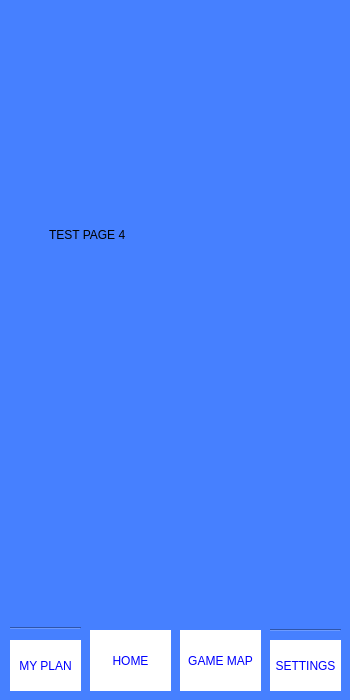
<?xml version="1.0" encoding="UTF-8"?>
<ui version="4.0">
 <class>MainWindow</class>
 <widget class="QMainWindow" name="MainWindow">
  <property name="geometry">
   <rect>
    <x>0</x>
    <y>0</y>
    <width>350</width>
    <height>700</height>
   </rect>
  </property>
  <property name="windowTitle">
   <string>MainWindow</string>
  </property>
  <property name="styleSheet">
   <string notr="true">
background-color: rgb(70, 128, 255);</string>
  </property>
  <widget class="QWidget" name="centralwidget">
   <widget class="QPushButton" name="pushButton">
    <property name="geometry">
     <rect>
      <x>90</x>
      <y>630</y>
      <width>81</width>
      <height>61</height>
     </rect>
    </property>
    <property name="styleSheet">
     <string notr="true">QPushButton
{
	border:none; 
	color:blue; 
	background-color:white; 
	font: 13pt &quot;Verdana&quot;;
	border-radius-0px;
}

QPushButton:pressed 
{
	
}</string>
    </property>
    <property name="text">
     <string>HOME</string>
    </property>
   </widget>
   <widget class="QPushButton" name="pushButton_2">
    <property name="geometry">
     <rect>
      <x>270</x>
      <y>640</y>
      <width>71</width>
      <height>51</height>
     </rect>
    </property>
    <property name="styleSheet">
     <string notr="true">QPushButton
{
border:none; 
color:blue; 
background-color:white; 
font: 13pt &quot;Verdana&quot;;
border-radius-150px;
}

QPushButton:pressed 
{
	
}</string>
    </property>
    <property name="text">
     <string>SETTINGS</string>
    </property>
   </widget>
   <widget class="QPushButton" name="pushButton_3">
    <property name="geometry">
     <rect>
      <x>180</x>
      <y>630</y>
      <width>81</width>
      <height>61</height>
     </rect>
    </property>
    <property name="styleSheet">
     <string notr="true">QPushButton
{
border:none; 
color:blue; 
background-color:white; 
font: 13pt &quot;Verdana&quot;;
border-radius-150px;
}

QPushButton:pressed 
{
	
}</string>
    </property>
    <property name="text">
     <string>GAME MAP</string>
    </property>
   </widget>
   <widget class="QPushButton" name="pushButton_4">
    <property name="geometry">
     <rect>
      <x>10</x>
      <y>640</y>
      <width>71</width>
      <height>51</height>
     </rect>
    </property>
    <property name="styleSheet">
     <string notr="true">QPushButton
{
border:none; 
color:blue; 
background-color:white; 
font: 13pt &quot;Verdana&quot;;
border-radius-150px;
}

QPushButton:pressed 
{
	
}</string>
    </property>
    <property name="text">
     <string>MY PLAN</string>
    </property>
   </widget>
   <widget class="QStackedWidget" name="stackedWidget">
    <property name="geometry">
     <rect>
      <x>9</x>
      <y>9</y>
      <width>331</width>
      <height>611</height>
     </rect>
    </property>
    <property name="styleSheet">
     <string notr="true">background-color: rgb(255, 255, 255);
QStackedWidget 
{
	border-radius:15px;
}</string>
    </property>
    <property name="currentIndex">
     <number>3</number>
    </property>
    <widget class="QWidget" name="page">
     <widget class="QLabel" name="label">
      <property name="geometry">
       <rect>
        <x>50</x>
        <y>80</y>
        <width>211</width>
        <height>101</height>
       </rect>
      </property>
      <property name="styleSheet">
       <string notr="true">font: 18pt &quot;Verdana&quot;;</string>
      </property>
      <property name="text">
       <string>TEST PAGE 1</string>
      </property>
     </widget>
    </widget>
    <widget class="QWidget" name="page_2">
     <widget class="QLabel" name="label_2">
      <property name="geometry">
       <rect>
        <x>70</x>
        <y>110</y>
        <width>191</width>
        <height>121</height>
       </rect>
      </property>
      <property name="styleSheet">
       <string notr="true">font: 18pt &quot;Verdana&quot;;</string>
      </property>
      <property name="text">
       <string>TEST 2</string>
      </property>
     </widget>
    </widget>
    <widget class="QWidget" name="page_3">
     <widget class="QLabel" name="label_3">
      <property name="geometry">
       <rect>
        <x>40</x>
        <y>130</y>
        <width>211</width>
        <height>131</height>
       </rect>
      </property>
      <property name="styleSheet">
       <string notr="true">font: 18pt &quot;Academy Engraved LET&quot;;</string>
      </property>
      <property name="text">
       <string>TEST PAGE 3</string>
      </property>
     </widget>
    </widget>
    <widget class="QWidget" name="page_4">
     <widget class="QLabel" name="label_4">
      <property name="geometry">
       <rect>
        <x>40</x>
        <y>170</y>
        <width>201</width>
        <height>111</height>
       </rect>
      </property>
      <property name="styleSheet">
       <string notr="true">font: 18pt &quot;Verdana&quot;;</string>
      </property>
      <property name="text">
       <string>TEST PAGE 4</string>
      </property>
     </widget>
    </widget>
   </widget>
   <widget class="Line" name="line">
    <property name="geometry">
     <rect>
      <x>10</x>
      <y>620</y>
      <width>71</width>
      <height>16</height>
     </rect>
    </property>
    <property name="orientation">
     <enum>Qt::Orientation::Horizontal</enum>
    </property>
   </widget>
   <widget class="Line" name="line_2">
    <property name="geometry">
     <rect>
      <x>270</x>
      <y>620</y>
      <width>71</width>
      <height>20</height>
     </rect>
    </property>
    <property name="orientation">
     <enum>Qt::Orientation::Horizontal</enum>
    </property>
   </widget>
  </widget>
 </widget>
 <resources/>
 <connections/>
</ui>
